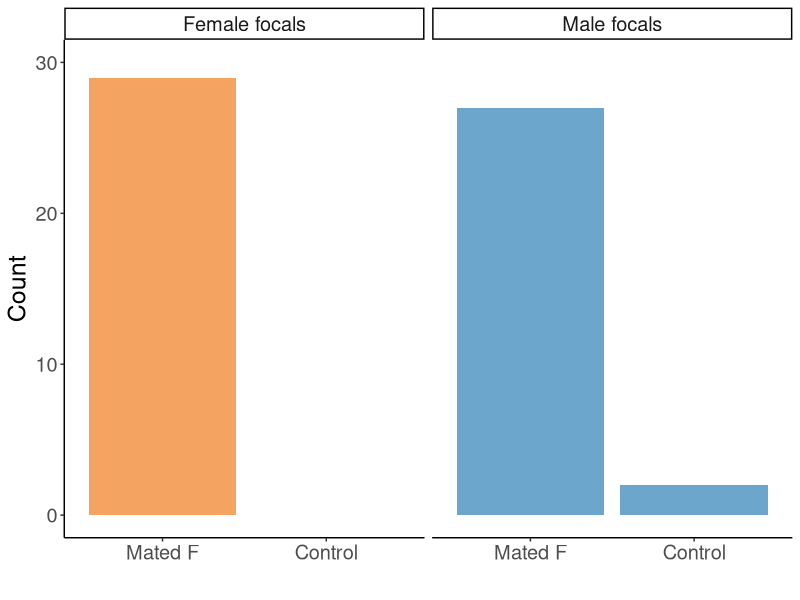
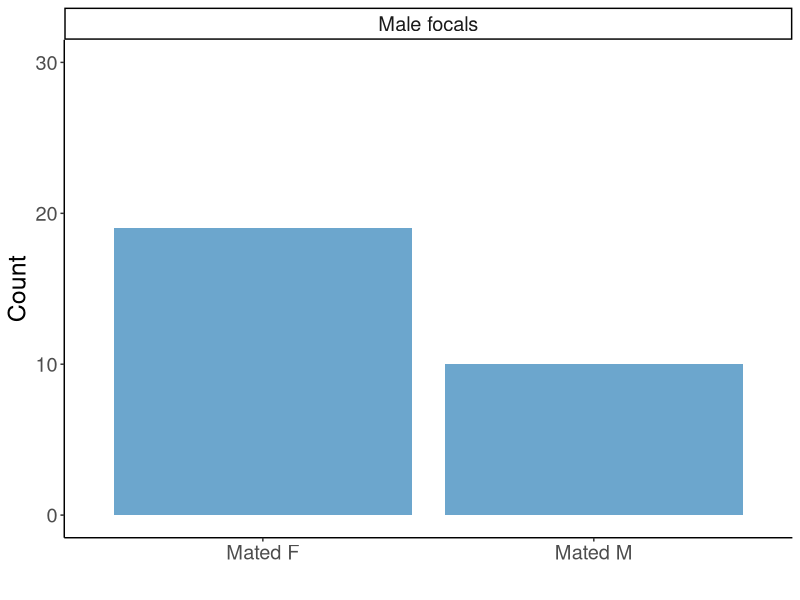
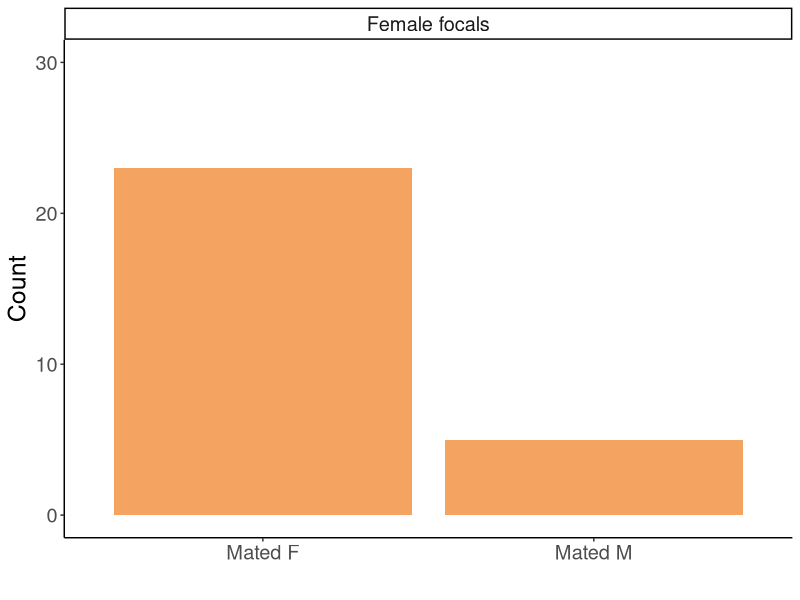
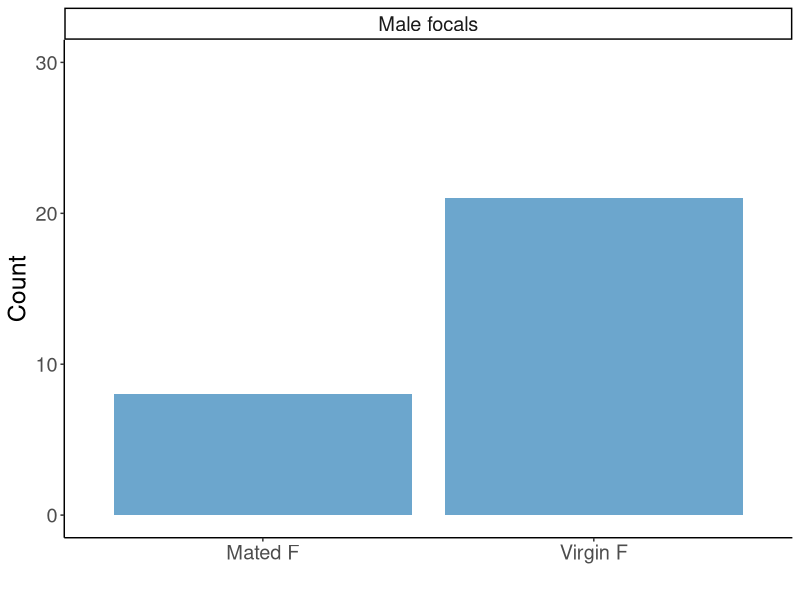

These charts were generated, in order, by the following R code:
## setwd("C:/Users/janya/Desktop/R/bedbugs")

library(tidyverse)
library(ggplot2); theme_set(theme_classic())
library(lme4)
library(glmmTMB)
library(emmeans)

## Import and clean dataset
soc_pref <- read.csv("data/bb_soc_pref.csv", stringsAsFactors = TRUE) %>% 
            rename(sex = focal)

soc_pref$replicate <- as.factor(soc_pref$replicate)

## Removing NAs
soc_pref[soc_pref == "N/A"] <- NA
nrow(soc_pref[is.na(soc_pref$final_decision_side),])
soc_pref[is.na(soc_pref$final_decision_side),]

soc_pref <- soc_pref[!(is.na(soc_pref$final_decision_scent)),]

## Creating separate data sets for the 4 treatments (2 controls combined)
data_con <- soc_pref %>% 
            filter(treatment == "a" | treatment == "b")

data_con$final_decision_scent <- factor(data_con$final_decision_scent, levels = c("Mated F", "Control"))

data_male_choice <- soc_pref %>% 
                    filter(treatment == "c")
data_male_choice <- droplevels(data_male_choice)

data_female_choice <- soc_pref %>% 
                      filter(treatment == "d")
data_female_choice <- droplevels(data_female_choice)

data_virgins <- soc_pref %>% 
                filter(treatment == "e")
data_virgins <- droplevels(data_virgins)

## Plotting results
sex_labs <- c("Female focals", "Male focals")
names(sex_labs) <- c("F", "M")

## SOCIAL PREFERENCE BAR GRAPHS
## Treatments A and B: Controls
ggplot(data = data_con, aes(x = final_decision_scent, fill = sex)) + geom_bar(position = "dodge") + 
       facet_grid(~sex, labeller = labeller(sex = sex_labs)) + 
       theme(legend.position = "none", text = element_text(size = 18)) + 
       labs(y = "Count", x = "") + ylim(0, 30) + scale_fill_manual(values = c("sandybrown", "skyblue3"))

## Treatment C: Male focals, mated f vs. mated m scent
ggplot(data = data_male_choice, aes(x = final_decision_scent)) + geom_bar(position = "dodge", fill = "skyblue3") + 
       facet_grid(~sex, labeller = labeller(sex = sex_labs)) + 
       theme(legend.position = "none", text = element_text(size = 18)) + 
       labs(y = "Count", x = "") + ylim(0, 30)

## Treatment D: Female focals, mated f vs. mated m scent
ggplot(data = data_female_choice, aes(x = final_decision_scent)) + geom_bar(position = "dodge", fill = "sandybrown") + 
       facet_grid(~sex, labeller = labeller(sex = sex_labs)) + 
       theme(legend.position = "none", text = element_text(size = 18)) + 
       labs(y = "Count", x = "") + ylim(0, 30)

## Treatment E: Male focals, mated f vs. virgin f scent
ggplot(data = data_virgins, aes(x = final_decision_scent)) + geom_bar(position = "dodge", fill = "skyblue3") + 
      facet_grid(~sex, labeller = labeller(sex = sex_labs)) + 
      theme(legend.position = "none", text = element_text(size = 18)) + 
      labs(y = "Count", x = "") + ylim(0, 30)

## Models
con_model <- glmer(final_decision_scent ~ sex + (1|replicate), family = "binomial", 
                 data = data_con)
summary(con_model)

# TREATMENTS A AND B STATS
tab_con <- table(data_con$sex, data_con$final_decision_scent)
chisq.test(tab_con) #need to fix this one I think

con_model <- glmer(final_decision_scent ~ sex + (1|replicate), family = "binomial", 
                   data = data_con)
summary(con_model)

# TREATMENT C STATS
(tab_c <- table(data_male_choice$final_decision_scent))
chisq.test(tab_c)

male_model <- glmer(final_decision_scent ~ (1|replicate), family = "binomial", data = data_male_choice)
summary(male_model)

# TREATMENT D STATS
(tab_d <- table(data_female_choice$final_decision_scent))
chisq.test(tab_d)

female_model <- glmer(final_decision_scent ~ (1|replicate), family = "binomial", data = data_female_choice)
summary(female_model)

# TREATMENT E STATS
(tab_e <- table(data_virgins$final_decision_scent))
chisq.test(tab_e)

virgin_model <- glmer(final_decision_scent ~ (1|replicate), family = "binomial", data = data_virgins)
summary(virgin_model)
